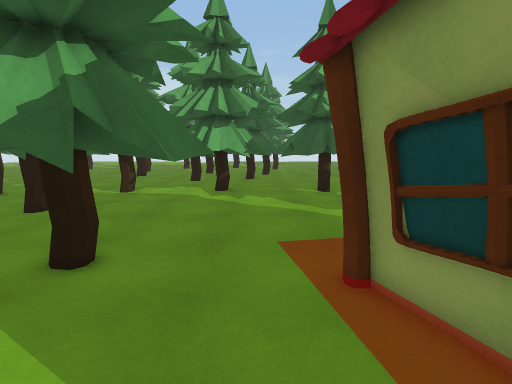
[1] (above)

24 first-person views from a walk through a 3-D level made in the Unity game engine. The camera is 1.4 m above the floor, tilts 8° down and sees 85° across. The floor is counted in squares, 0.5 m on a side. Each view is taken from the middle of a square. On the plan, view 1 faces up. The plan holds only what a view shows up to about 19 squares ahead; the rest is blank. The place goes on beyond the plan. Some surface patterns are stand-ins.

[2]
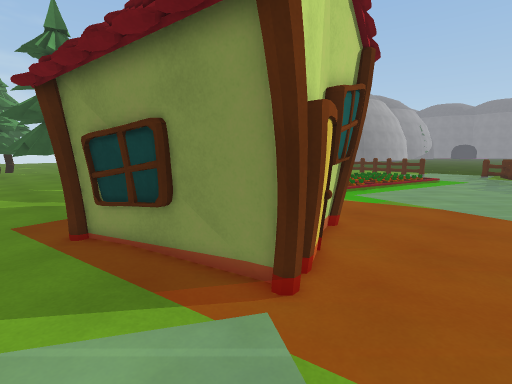

[3]
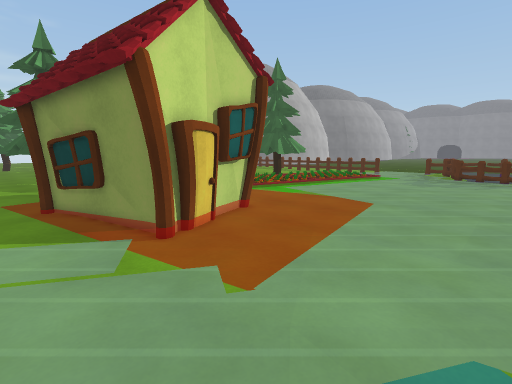

[4]
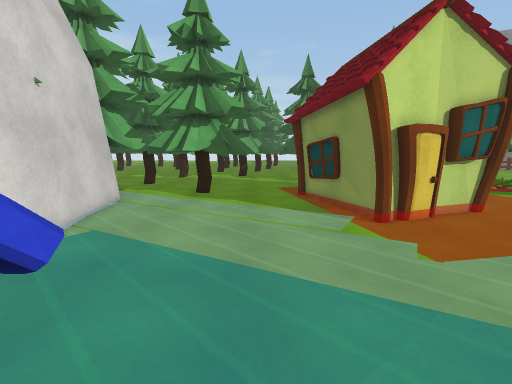

[5]
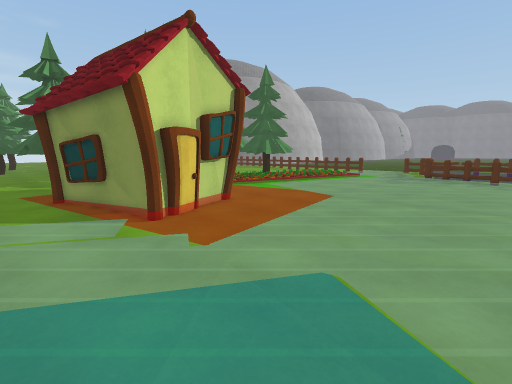

[6]
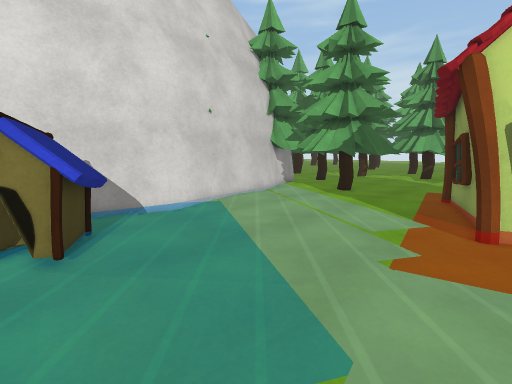

[7]
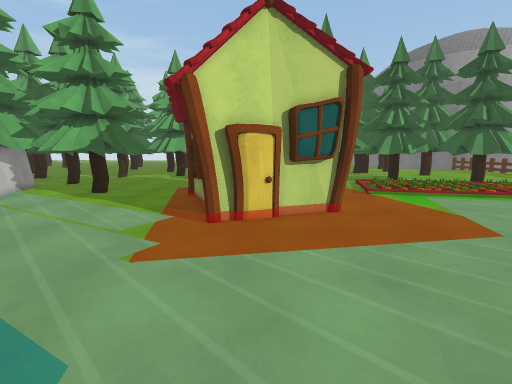

[8]
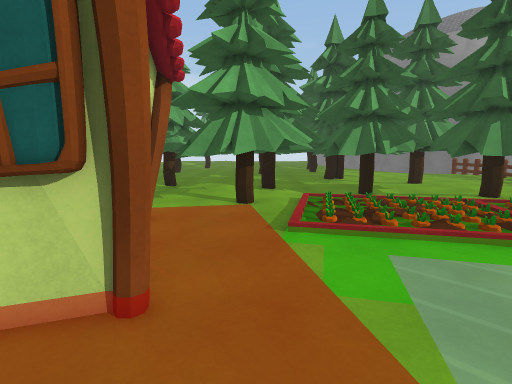

[9]
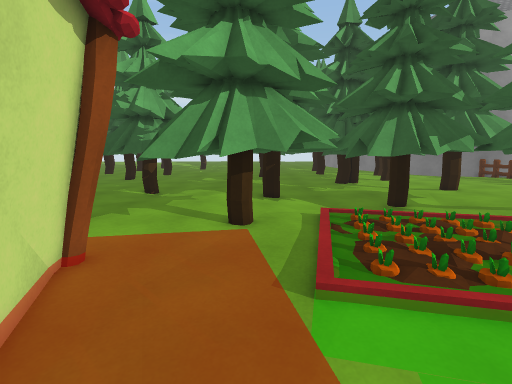

[10]
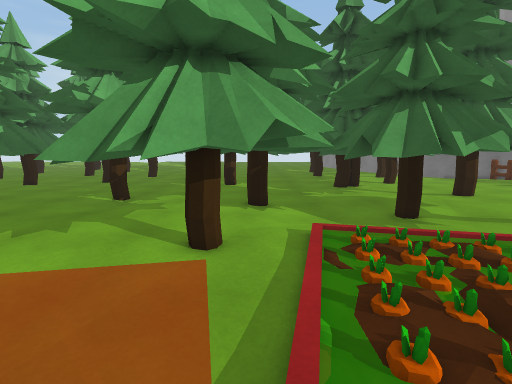

[11]
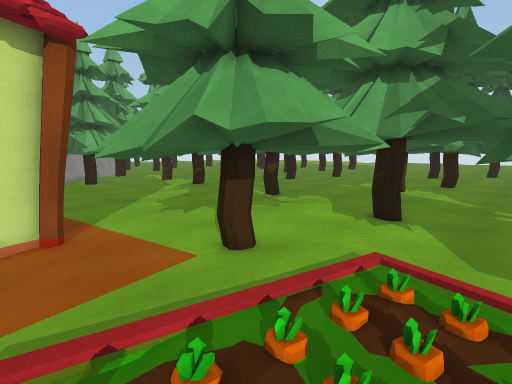

[12]
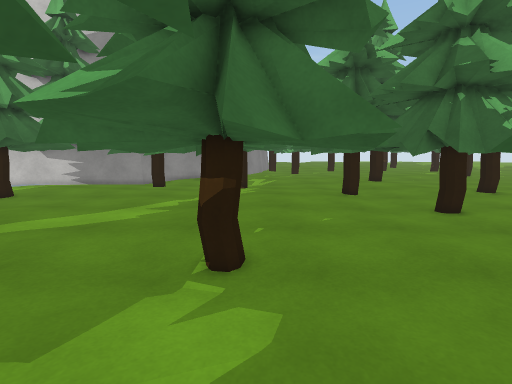

[13]
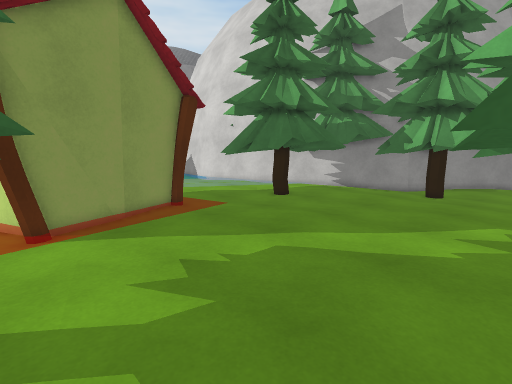

[14]
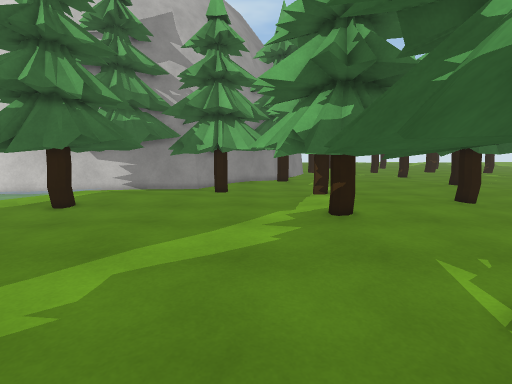

[15]
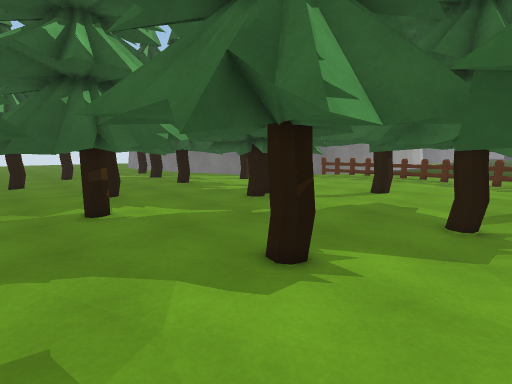

[16]
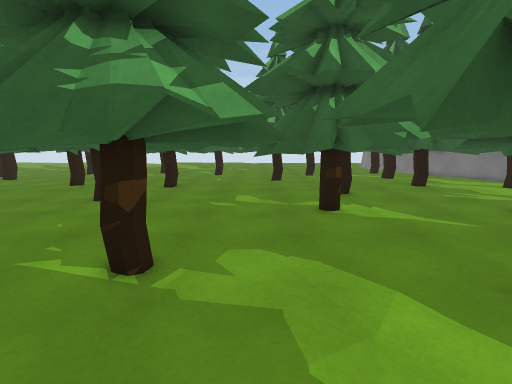

[17]
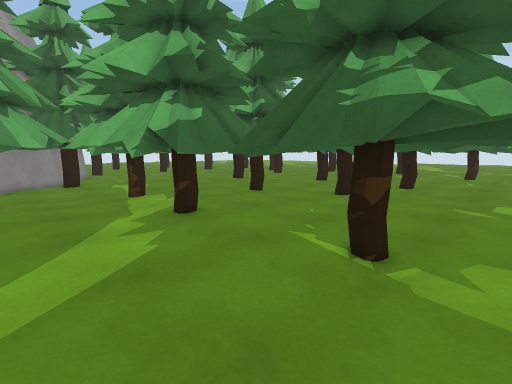

[18]
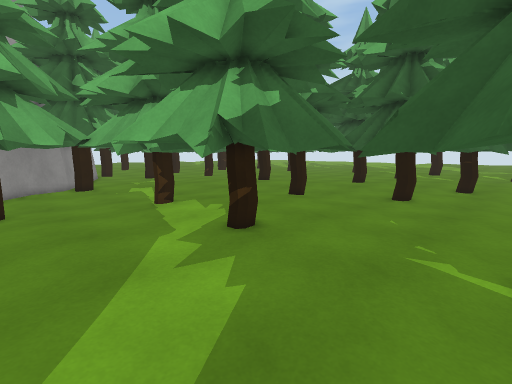

[19]
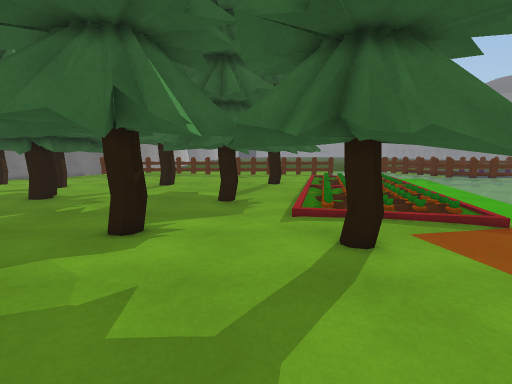

[20]
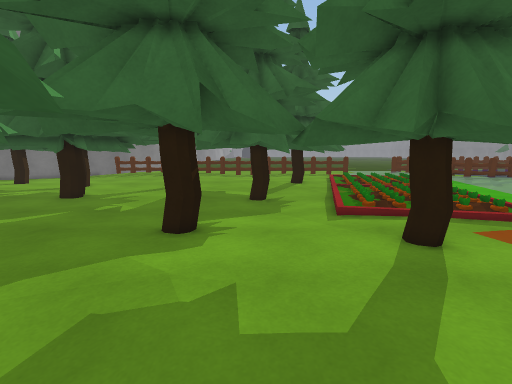

[21]
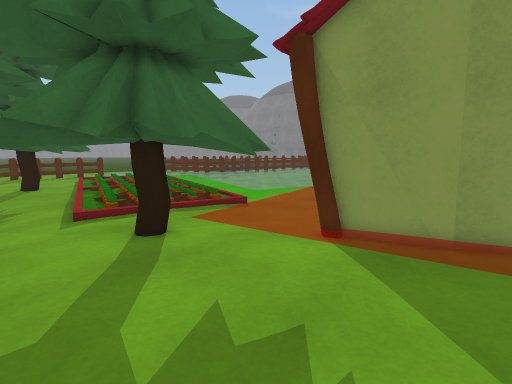

[22]
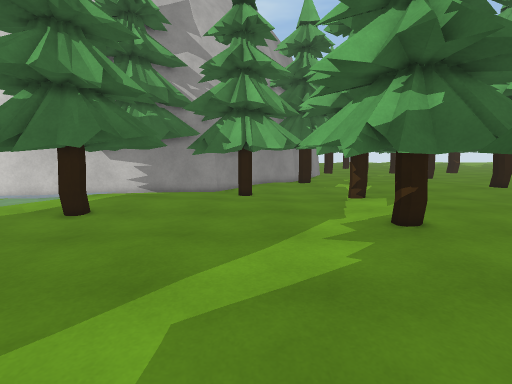

[23]
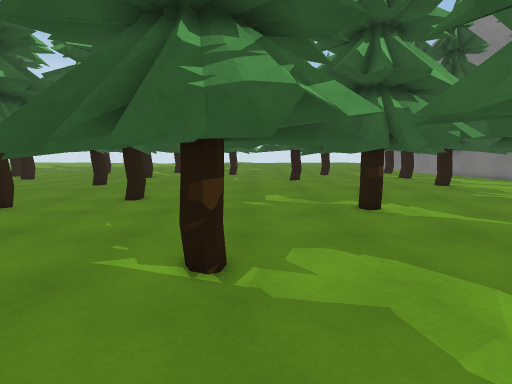

[24]
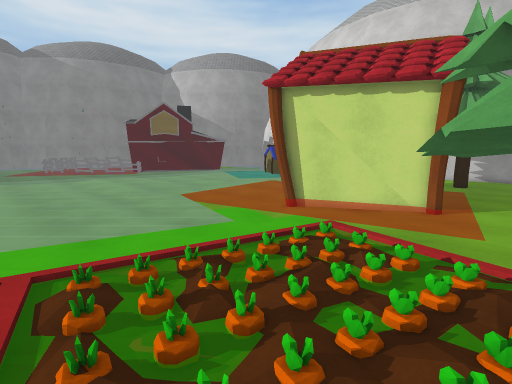

### Floor plan
Key: @ floor where view 1 was taken; # wall or solid block; . main floor; - floor 0.25 m lower than the main floor; / step, stairs or slope; = window, fence, low wall or low ledge; T tree; H house; O other object.
Columns run from 11 left of view 1 to 25 right of it. Each row starts with its distance up from view 1.
 33        TTTT#TTT-------     TTT.-T
 32      TTTTT TTTT-.---TTTT   TT--TT
 31      TTTTTTTTT-...-- TTT   T----T-T
 30     T#TTTTTTT-....--TT T  TTT---TTT
 29    TTTTTT- ---....--TTTTT .-----TTT
 28    T TTTT..--.....--TTTTTTT-----TTT
 27       T.....-...TTT--TTTTTT..-----TT
 26       .T...... TTTTTT-TTTT...--------
 25       TT.T ..TTTTTTTT.....T----------
 24        TTTTT.TTTTT#TTT.....----------
 23  T  T     TTTTTTTT-TT.....--------.--
 22 TTTTT   TTTTTTTT##---.....-------T .-
 21   TTTTTTT#TTT.TTTT---....-TT-----TT
 20 TTTT-TTTTTTTT.TTTTT-..TTT-T---TT-TTT
 19 TT----TTTTTT....T--...TTT.-----TT## T
 18 --T--..TT.......-......TTT------ TTTT
 17 -TT-.....--.............TTT---TTT##-
 16  TTT.....--...........TTTT TT-TTTTTT
 15  TTT...---...........TTTTTTTT--TTTTT-
 14  TT...---...........TTTTT TTT///TTTT.
 13 TTT...---............TT#TT#TT    ///.
 12 TT....---............TTTT#TTT       .
 11  ...TT---............TTTTTTTT
 10  .  TT---T...........TTTTTTT
  9  . TTT TTT---.......HH.TTTT/
  8  T TT#T#TTT-/....HHHH.......
  7 T  TTTT#TTT-/HHHHH  HH.....    .
  6 #T TTT#TTT--/HHHH   HH..../....
  5 #TTTTTTTTT....HHH    H..../.......
  4 ##..TTTTT.....HHH    H....////.....
  3  #....T.......HHHH    H...//.........
  2  #.........../HHHHHHHHH..............
  1  #=......./--/.H.HHHHHHH...//........
  0  ##........@--.HHHHHHHH....//........
 -1   #........../.HHHHH......./.........
 -2   #.............H........../.........
 -3   #.......//../.....................
 -4   #.........///.....................
 -5   #=........../.....................
 -6   ##................................
 -7   ##................................
 -8   #=................................
 -9   #.................................
-10   #.................................
-11   #   OO............................
-12      OOOOO...../....................
-13       OOO...........................
-14       O O....  ..........

Positions as (right, up) in squares from view 1, and headings:
1: (0, 0), facing up
2: (0, -5), facing up-right
3: (0, -11), facing up-right
4: (-1, -14), facing up
5: (-1, -14), facing up-right
6: (6, -14), facing up-left
7: (7, -14), facing up
8: (14, -4), facing up
9: (14, 1), facing up
10: (15, 4), facing up
11: (20, 7), facing up-left
12: (13, 24), facing left
13: (10, 20), facing down-left
14: (10, 18), facing left
15: (9, 16), facing up-right
16: (9, 16), facing up
17: (9, 15), facing up-left
18: (5, 15), facing up-left
19: (5, 16), facing right
20: (5, 18), facing right
21: (4, 17), facing down-right
22: (8, 16), facing left
23: (7, 16), facing up
24: (25, 12), facing down-left
